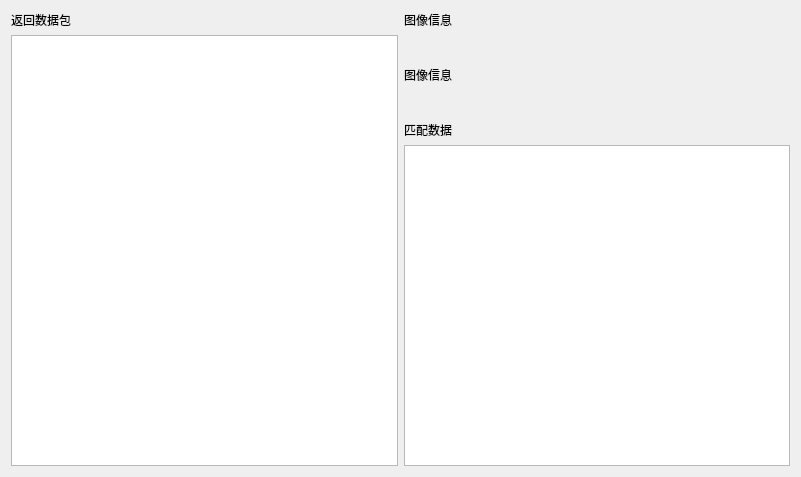
<?xml version="1.0" encoding="UTF-8"?>
<ui version="4.0">
 <class>Form</class>
 <widget class="QWidget" name="Form">
  <property name="geometry">
   <rect>
    <x>0</x>
    <y>0</y>
    <width>801</width>
    <height>477</height>
   </rect>
  </property>
  <property name="windowTitle">
   <string>Form</string>
  </property>
  <layout class="QGridLayout" name="gridLayout">
   <item row="0" column="0">
    <layout class="QVBoxLayout" name="verticalLayout_2">
     <item>
      <widget class="QLabel" name="label">
       <property name="text">
        <string>返回数据包</string>
       </property>
      </widget>
     </item>
     <item>
      <widget class="QPlainTextEdit" name="plainTextEdit_data"/>
     </item>
    </layout>
   </item>
   <item row="0" column="1">
    <layout class="QVBoxLayout" name="verticalLayout">
     <item>
      <widget class="QLabel" name="label_3">
       <property name="text">
        <string>图像信息</string>
       </property>
      </widget>
     </item>
     <item>
      <widget class="QLabel" name="label_image_result">
       <property name="minimumSize">
        <size>
         <width>180</width>
         <height>80</height>
        </size>
       </property>
       <property name="maximumSize">
        <size>
         <width>180</width>
         <height>80</height>
        </size>
       </property>
       <property name="text">
        <string>图像信息</string>
       </property>
      </widget>
     </item>
     <item>
      <widget class="QLabel" name="label_2">
       <property name="text">
        <string>匹配数据</string>
       </property>
      </widget>
     </item>
     <item>
      <widget class="QPlainTextEdit" name="plainTextEdit_re_data"/>
     </item>
    </layout>
   </item>
  </layout>
 </widget>
 <resources/>
 <connections/>
</ui>
